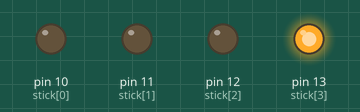
Simulated run of this sketch. Board: Arduino Uno, built with avr-gcc and run on an emulated ATmega328P. Shown: output pins drawn as LEDs (lit = HIGH).

Above: at 0.05 s.
At 0.65 s:
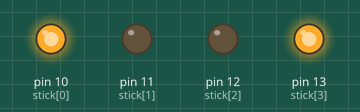
At 1.2 s:
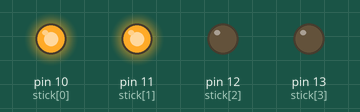
At 2.5 s:
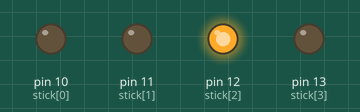
At 3.75 s:
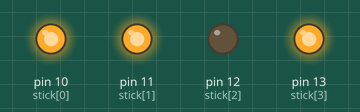
At 5.0 s:
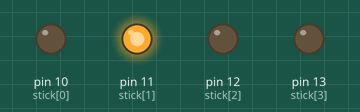
Timing chart, 0 to 5.3 s (numbered marks = the images above):
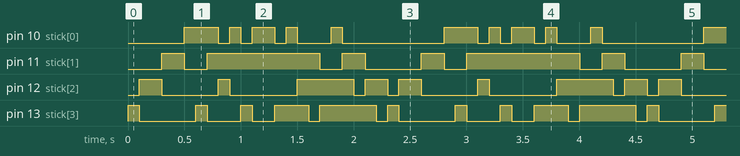

Measured:
- by itself, pin 11 (stick[1]): repeats every 2.3 s: LOW 0.20 s, HIGH 1.0 s, LOW 0.20 s, HIGH 0.20 s, LOW 0.50 s, HIGH 0.20 s
- by itself, pin 12 (stick[2]): repeats every 2.3 s: LOW 0.50 s, HIGH 0.10 s, LOW 0.60 s, HIGH 0.50 s, 2 × (LOW 0.10 s, HIGH 0.20 s)
- by itself, pin 10 (stick[0]): repeats every 2.3 s: LOW 0.10 s, HIGH 0.10 s, LOW 0.10 s, HIGH 0.20 s, LOW 0.10 s, HIGH 0.10 s, LOW 0.30 s, HIGH 0.10 s, LOW 0.90 s, HIGH 0.30 s
- by itself, pin 13 (stick[3]): repeats every 2.3 s: LOW 0.50 s, HIGH 0.10 s, LOW 0.30 s, HIGH 0.10 s, LOW 0.20 s, HIGH 0.30 s, LOW 0.10 s, HIGH 0.50 s, LOW 0.10 s, HIGH 0.10 s

The sketch:

CharlieStick.ino
```cpp
//Project:
//Author: Josh Dolgin
//Date: YY/MM/DD
//Status:
#define PinCon 0
#define PinState 1
#define LED_COUNT 12
#define numPin 4 //How many pins are used for the stick
uint8_t stick[] = {10, 11, 12, 13}; //What pins are being used
uint8_t configuration[LED_COUNT][2][4] = {
  { { INPUT, INPUT, OUTPUT, OUTPUT }, { LOW, LOW, LOW, HIGH } }, // 1
  { { INPUT, INPUT, OUTPUT, OUTPUT }, { LOW, LOW, HIGH, LOW } }, // 2
  { { INPUT, OUTPUT, OUTPUT, INPUT }, { LOW, LOW, HIGH, LOW } }, // 3
  { { INPUT, OUTPUT, OUTPUT, INPUT }, { LOW, HIGH, LOW, LOW } }, // 4
  { { OUTPUT, OUTPUT, INPUT, INPUT }, { LOW, HIGH, LOW, LOW } }, // 5
  { { OUTPUT, OUTPUT, INPUT, INPUT }, { HIGH, LOW, LOW, LOW } }, // 6
  { { INPUT, OUTPUT, INPUT, OUTPUT }, { LOW, LOW, LOW, HIGH } }, // 7
  { { INPUT, OUTPUT, INPUT, OUTPUT }, { LOW, HIGH, LOW, LOW } }, // 8
  { { OUTPUT, INPUT, OUTPUT, INPUT }, { LOW, LOW, HIGH, LOW } }, // 9
  { { OUTPUT, INPUT, OUTPUT, INPUT }, { HIGH, LOW, LOW, LOW } }, // 10
  { { OUTPUT, INPUT, INPUT, OUTPUT }, { LOW, LOW, LOW, HIGH } }, // 11
  { { OUTPUT, INPUT, INPUT, OUTPUT }, { HIGH, LOW, LOW, LOW } }  // 12
};

void setup() {
}

void loop() {
  for (uint8_t l = 0; l < LED_COUNT; l++) { //Runs as many times as there are LED's
    for (uint8_t i = 0; i < numPin; i++) { //Runs as many times as the pins on the Matrix
      pinMode(stick[i], configuration[l][PinCon][i]); //Sets the pin configuration
      digitalWrite(stick[i], configuration[l][PinState][i]); //Sets the pin state
    }
    delay(100);
  }
  for (uint8_t l = 11; l > 0; l--) { //Counts back down
    for (uint8_t i = 0; i < numPin; i++) {
      pinMode(stick[i], configuration[l][PinCon][i]); //Sets pin configuration
      digitalWrite(stick[i], configuration[l][PinState][i]); //Sets pin state
    }
    delay(100);
  }
}
```
